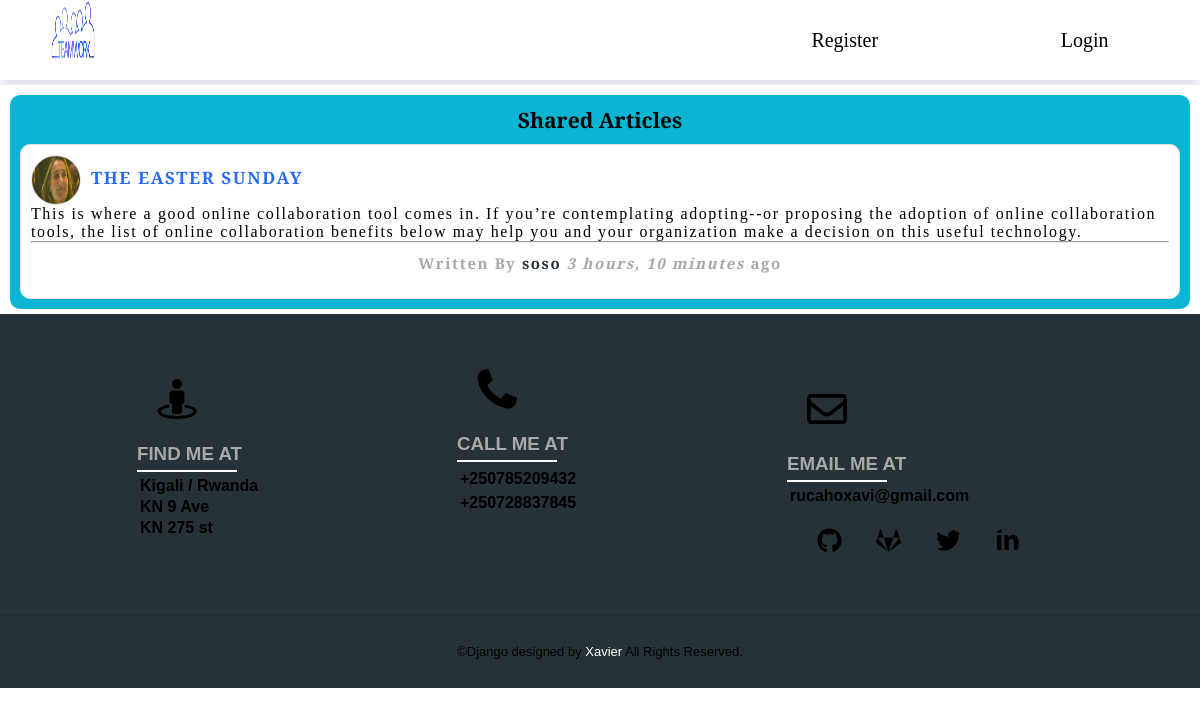
The page /post/41/ on the database its author committed.
### workdjango/models.py (models this page shows, shortened)
class Post(models.Model):
    title = models.CharField(max_length=100)
    content = models.TextField()
    date_posted = models.DateTimeField(default=timezone.now)
    author = models.ForeignKey(User, on_delete=models.CASCADE)

### users/models.py (models this page shows, shortened)
class Profile(models.Model):
    user = models.OneToOneField(User, on_delete=models.CASCADE)
    image = models.ImageField(default='default.jpg', upload_to='profile_images')

### workdjango/views.py (the view)
# urls.py: path('post/<int:pk>/', PostDetailView.as_view(), name='post-detail'),
class PostDetailView(DetailView):
    model = Post

### workdjango/templates/workdjango/post_detail.html (shortened to what this page needs)
{% extends "workdjango/base.html" %}
{% block content %}
<div class="shared-article-page">
  <div class="shared-form">
   <h3>Shared Articles</h3>
<div class="info-card">
  <img class="profile"src="{{ post.author.profile.image.url }}"><br>
  <a href="{% url 'post-detail' post.id %}"><h4>{{ post.title }}</h4></a><br>
  <p>{{ post.content }}</p><br><hr>
  <div class="more">
  <h5 class="author">Written By <a href="{% url 'user-posts' post.author.username %}">{{ post.author }}</a>
    <i class="date">{{ post.date_posted|timesince }}</i> ago</h5>
</div>
</div>
</div>
</div>
{% endblock content %}

### workdjango/static/workdjango/nav.css (style rules this page uses)
:root { --primaryColor: rgb(40, 106, 247); --mainWhite: #ffffff; --mainGrey: #ececec; --mainBlack: #000000; --color-primary: #263238; --color-secondary: darkgrey; --mainSpacing: 0.1rem; --mainTransition: all .5s ease; }
* { margin: 0; padding: 0; box-sizing: border-box; }
body { font-family: 'Crimson Text'; font-size:18px; }

### workdjango/static/workdjango/main.css (style rules this page uses)
:root { --primaryColor: rgb(40, 106, 247); --mainWhite: #ffffff; --mainGrey: #ececec; --mainBlack: #000000; --color-primary: #263238; --color-secondary: darkgrey; --mainSpacing: 0.1rem; --mainTransition: all .5s ease; }
.shared-article-page { background: #ffffff; width: 50%; height:auto; margin-top: 30px; margin-left: auto; margin-right: auto; }
.shared-form { position: relative; z-index: 1; background: rgb(10, 181, 211); width: 100%; margin: 0 auto 100px; padding: 45px; text-align: center; box-sizing: border-box; float:left; border-radius: 10px; }
.shared-form img { width: 100%; height: 300px; border-radius: 10px; }
.info-card .more { height: 35px; }
a { text-decoration: none; color: var(--mainBlack); }
.shared-form .info-card { height: auto; box-sizing: border-box; padding: 45px 10px; width: 100%; text-align: center; padding: 10px 10px; background: var(--mainWhite); margin-top: 10px; border-radius: 10px; }
.info-card .profile { width: 50px; height: 50px; float: left; border-radius: 50%; }
.info-card h4 { font-size: 17px; text-transform: uppercase; color: var(--primaryColor); letter-spacing: var(--mainSpacing); float: left; margin-left: 10px; margin-top: -10px; }
.info-card p { text-align: left; letter-spacing: var(--mainSpacing); font-size: 16px; float: left; }
.info-card .author { color: var(--color-secondary); margin-left: 0; font-size: 15px; margin-bottom: 0px; margin-top:10px; letter-spacing: var(--mainSpacing); }
.info-card .author .date { font-size: 15px; color: var(--color-secondary); letter-spacing: var(--mainSpacing); }
@media only screen and (min-width: 300px) and (max-width: 1200px) { .shared-article-page { width:100%; margin-bottom: 0px; padding: 10px; margin-top: 5px; } }
@media only screen and (min-width: 300px) and (max-width: 1200px) { .shared-form { width: 100%; padding: 10px; margin-bottom: 5px; } }
@media only screen and (min-width: 300px) and (max-width: 1200px) { .info-card { width:100%; height: auto; } }
@media only screen and (min-width: 300px) and (max-width: 1200px) { .info-card .author { margin: auto; margin-bottom: 10px; margin-top: 10px; } }
@media only screen and (min-width: 300px) and (max-width: 1200px) { .info-card .author .date { margin: auto; text-align: center; } }

### workdjango/static/workdjango/create.css (style rules this page uses)
:root { --primaryColor: rgb(40, 106, 247); --mainWhite: #ffffff; --mainGrey: #ececec; --color-primary: #263238; --color-secondary: darkgrey; --mainSpacing: 0.1rem; --mainTransition: all .5s ease; }
a { text-decoration: none; color: var(--color-primary); }

### workdjango/static/workdjango/write-article.css (style rules this page uses)
:root { --primaryColor: rgb(40, 106, 247); --mainWhite: #ffffff; --mainGrey: #ececec; --mainBlack: #000000; --color-primary: #263238; --color-secondary: darkgrey; --color-second: #5EC6FF; --mainSpacing: 0.1rem; --mainTransition: all .5s ease; }

### workdjango/static/workdjango/pagination.css (style rules this page uses)
:root { --primaryColor: rgb(40, 106, 247); --mainWhite: #ffffff; --mainGrey: #ececec; --mainBlack: #000000; --color-primary: #263238; --color-secondary: darkgrey; --mainSpacing: 0.1rem; --mainTransition: all .5s ease; }
.info-card { background: var(--mainWhite); width: 100%; height: auto; margin-top: 10px; border: 1px solid #e1e1e1; outline: 0; padding: 25px; }
.info-card img { width: 100px; height: 100px; border-radius: 10px; border: 1px solid #e1e1e1; }
.info-card h4 { color: var(--primaryColor); letter-spacing: var(--mainSpacing); }
@media only screen and (min-width: 300px) and (max-width: 1200px) { .info-card { width:100% } }

### rows shown on the page
Post: author.profile.image (picture), title "THE EASTER SUNDAY", content "This is where a good online collaboration tool comes in. If you’re contemplating adopting--or proposing the adoption of online collaboration tools, the list of online collaboration benefits below may help you and your organization make a decision on this useful technology.", author "soso", date_posted "3 hours, 10 minutes"
